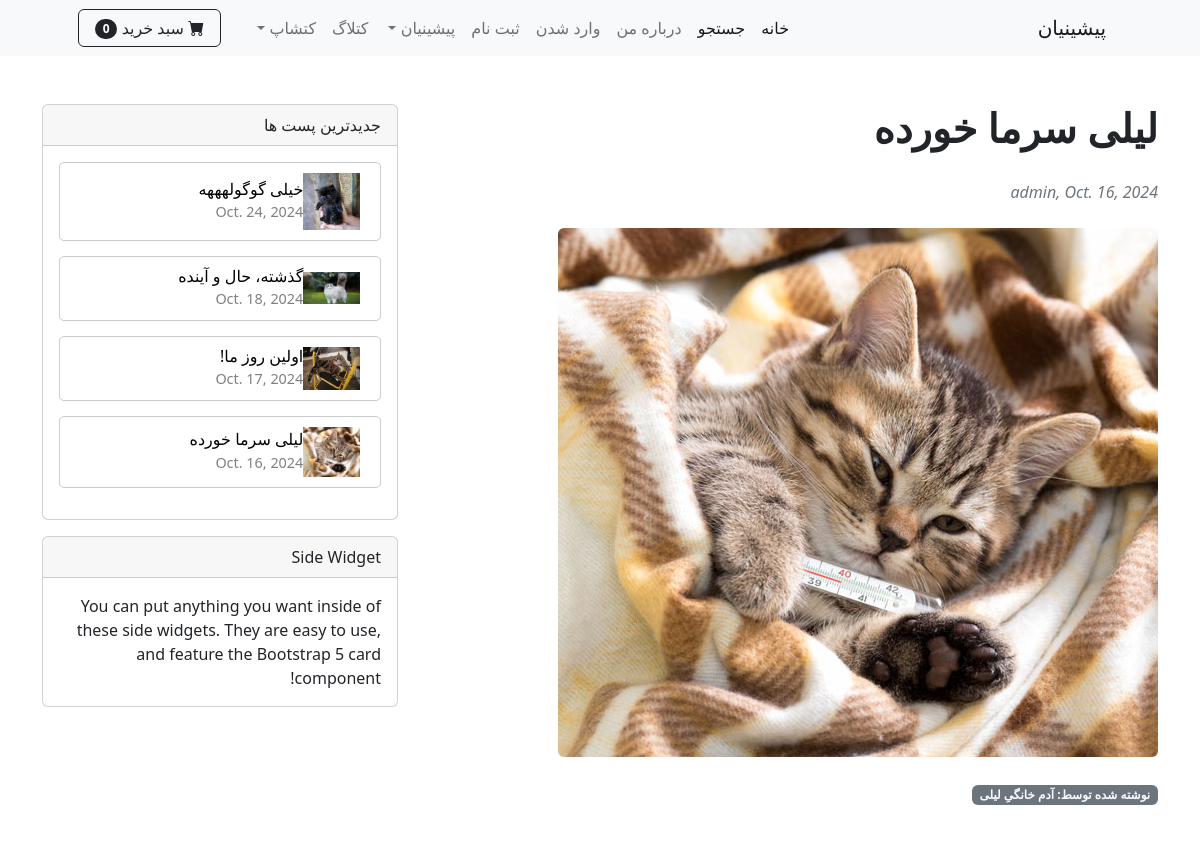
The page /catlog/post/2 (upper part) on the database as committed earlier.
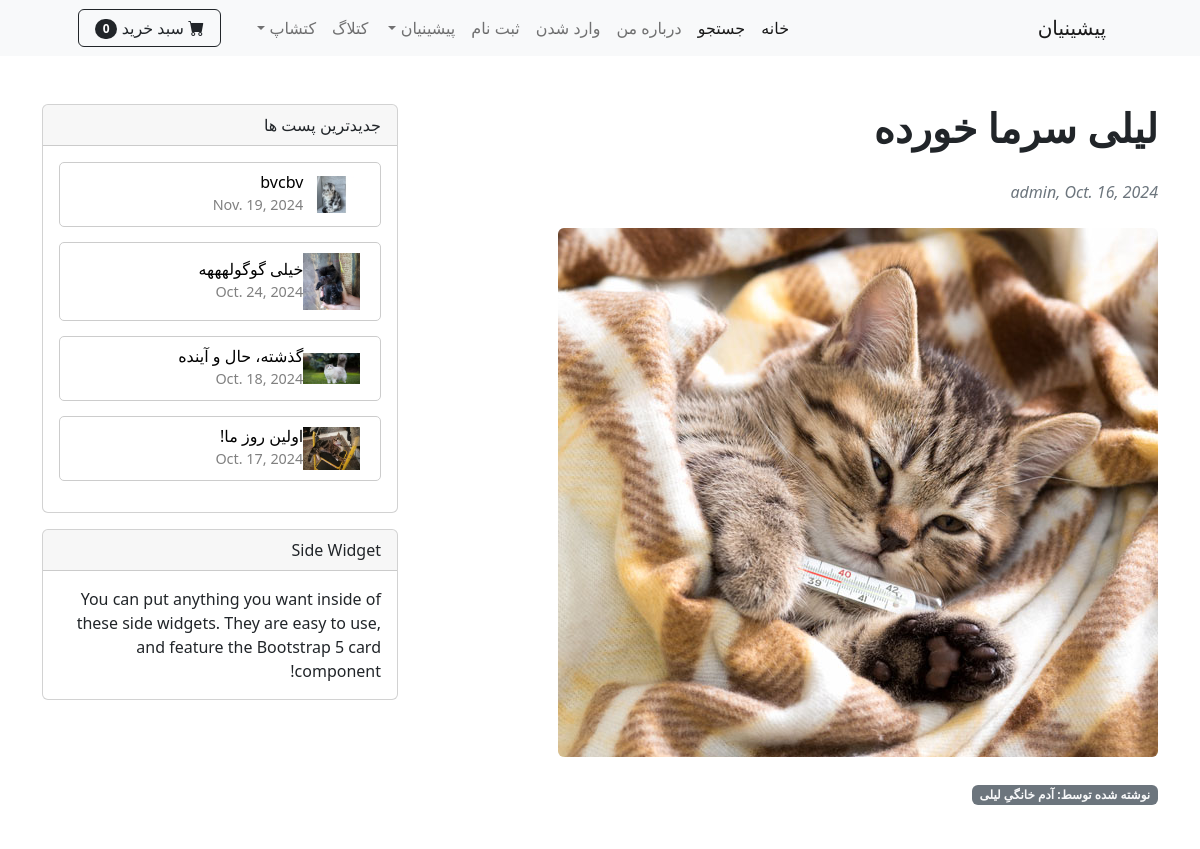
The same page on the database as committed later.
### catlog/models.py (models this page shows, shortened)
class Post(models.Model):
    cat_name = models.CharField(max_length=50)
    title = models.CharField(max_length=250)
    excerpt = models.TextField(max_length=500, default='', blank=True, null=True)
    body = models.TextField()
    writer = models.ForeignKey(User ,on_delete=models.CASCADE)
    date = models.DateField(default=date.today)
    picture = models.ImageField(upload_to='upload/%y/%m/%d')
    profile = models.ForeignKey(Profile, on_delete=models.CASCADE, null=True, blank=True)

### catlog/views.py (the view, shortened to what this page needs)
# urls.py: path('post/<int:pk>',PostDetail.as_view(),name='post_detail'),
class PostDetail(View):
    def get(self, request, *args,**kwargs ):#اور راید متد گت ویو . اگر ارگومان  های دیگه اومد.
        view = CommentGet.as_view()
        return view(request, *args,**kwargs)

### cart/cart.py (called while the page is built)
    def __len__(self):
        return sum(item['product_count'] for item in self.cart.values())

### cart/context_processors.py (called while the page is built)
def cart(request):
    return {'cart':Cart(request)}

### catlog/context_processors.py (called while the page is built)
def recent_posts(request):
    recent_posts = Post.objects.order_by('-date')[:4]
    return {'recent_posts':recent_posts}

### catlog/views.py (called while the page is built)
    def get_context_data(self, **kwargs):# متد موجود توی دیتیل ویو . میره دیکشنری کانتکس که اطلاعات موجود برای نمایش توی صفحه داره برای ما استخراج میکنه و میاره تا ما در کنار این اطلاعات فرم کامنت رو نشون بدیم. چون همه چیو داره ولی فرم رو نداره میخواهیم بهش فرم رو بدیم
        context = super().get_context_data(**kwargs)# از سوپر یا دیتیل ویو این متد رو استخراج میکنه و این متد دیکشنری کانتکس رو برای ما مقدار میده
        context['form'] = CommentForm()# بهش میگیم توی کانتکس یه مقدار یا فیلد جدید بهش اضافه کن یعنی به همه ی محتوای پست حالا فرم رو هم اضافه کن و از کامنت فرم اون فرم رو بگیر
        return context

### catlog/templates/single_post.html (shortened to what this page needs)
{% extends 'base.html' %}
{% load crispy_forms_tags %}
{% load humanize %}
{% block content %}
<body>
    <div class="container mt-5">
        <div class="row">
            <div class="col-lg-8">
                <article>
                    <header class="mb-4">
                        <h1 class="fw-bolder mb-1">{{ post.title }}</h1>
                        <br>
                        <div class="text-muted fst-italic mb-2">{{ post.writer }},  {{ post.date }}</div>
                    </header>
                    <figure class="mb-4"><img class="img-fluid rounded" src="{{ post.picture.url }}" alt="..." /></figure>
                    <div class="badge bg-secondary text-decoration-none link-light" > نوشته شده توسط: آدم خانگیِ {{ post.cat_name }} </div>
                    <br><br><br>
                    <br><br><br>
                </article>
            </div>
            <div class="col-lg-4">
                {% block sidebar %}
                {% include 'catlog_sidebar.html' %}
                {% endblock sidebar %}
                <div class="card mb-4">
                    <div class="card-header">Side Widget</div>
                    <div class="card-body">You can put anything you want inside of these side widgets. They are easy to use, and feature the Bootstrap 5 card component!</div>
                </div>
            </div>
        </div>
    </div>
</body>
{% endblock %}

### catlog/templates/catlog_sidebar.html
{% load static %}
  <div class="card mb-3">
    <div class="card-header"> جدیدترین پست ها </div>
    {% if recent_posts %}
    <div class="card-body">
        {% for post in recent_posts %}
        <div style="border: 1px solid #ccc; border-radius: 5px; padding: 10px; margin-bottom: 15px; display: flex; align-items: center;">
            <img src="{{ post.picture.url }}" alt="" style="width: 1.5cm; height: auto; margin-right: 10px;">
            <div>
                <h6 style="margin: 0;"><a href="{% url 'post_detail' post.pk %}" style="text-decoration: none; color: black;">  {{ post.title }}  </a></h6>
                <time datetime="2020-01-01" style="font-size: 0.9em; color: gray;">{{ post.date }}</time>
            </div>
        </div>
        {% endfor %}
    </div>
    {% else %}
      <p>No blog post is available!</p>
    {% endif %}
</div>

Rows that differ between the two databases and show on the page:
no longer on one of the page's lists (row unchanged): Post: title "لیلی سرما خورده", date "Oct. 16, 2024"
added Post: picture (picture), title "bvcbv", date "Nov. 19, 2024"
